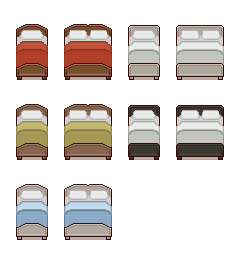
#> input picture ASSETS DESCARGADOS/ORGANIZADO/combinaciones/A_evolucion_recomendada/01_interiores/20/beds_BR.png, 231 x 256 px, found by its file name
$ python build-interior-assets.py
#> lines starting #> are read from the running program, lines starting #| are printed output that depends on the picture
"""Curate native Bitglow interior sprites into one runtime atlas (requires Pillow).

Run from any directory: python3 scripts/build-interior-assets.py
Source coordinates are explicit: never slice an entire sheet into arbitrary tiles.
No recolouring or scaling; original licenses stay beside the atlas.
"""
import json
import math
from pathlib import Path
from PIL import Image

ROOT = Path(__file__).resolve().parents[1]
SOURCE = ROOT / 'ASSETS DESCARGADOS/ORGANIZADO/biblioteca/02_interiores'
DEST = ROOT / 'src/assets/interiors'
SHEETS = {
    'beds': '20/beds_BR.png', 'wardrobes': '20/wardrobes_BR.png',
    'bedroom': '20/decorations_BR.png', 'living': '21/livingroom_LRK.png',
    'decor': '21/decorations_LRK.png', 'shelves': '21/cabinets_LRK.png',
    'kitchen': '21/kitchen_LRK.png', 'bath': '19/fixtures_BA.png',
    'bathstore': '19/cabinets_BA.png', 'textiles': '19/textiles_BA.png',
}
pieces = []


def add(key, name, cat, kind, price, sheet, rect, *, w=None, h=1, style='cozy', **extra):
    width, height = rect[2:]
    piece = dict(id='interior_' + key, name=name, cat=cat, kind=kind, price=price,
                 style=style, w=w or math.ceil(width / 16), h=h, sh=max(height, h * 16),
                 frames=[dict(sheet=SHEETS[sheet], rect=list(rect))], **extra)
    pieces.append(piece)
    return piece


# Bedroom: all ten complete beds, closed/open wardrobes, drawers and vanities.
for row, color in enumerate(['terracota', 'oliva', 'celeste']):
    for col, (x, width, label) in enumerate([(16, 32, 'individual'), (64, 48, 'doble')]):
        add(f'bed_{color}_{col}', f'Cama {label} {color}', 'bedroom', 'bed', 280 + col * 120,
            'beds', (x, 24 + row * 80, width, 56), h=3)
for row in range(2):
    for x, width, label in [(128, 32, 'individual'), (176, 48, 'doble')]:
        add(f'bed_white_{row}_{width}', f'Cama {label} blanca · modelo {row + 1}',
            'bedroom', 'bed', 300 if width == 32 else 420,
            'beds', (x, 24 + row * 80, width, 56), h=3, style='minimal')
add('futon_rose', 'Futón de tela terracota', 'bedroom', 'futon', 200, 'beds', (16, 38, 32, 40), h=2, walkable=True, style='japanese')
add('futon_blue', 'Futón de tela celeste', 'bedroom', 'futon', 200, 'beds', (16, 198, 32, 40), h=2, walkable=True, style='japanese')
for row, color in enumerate(['nogal', 'madera', 'blanco']):
    for opened, x, width in [(False, 16, 48), (True, 80, 64)]:
        add(f'wardrobe_{row}_{int(opened)}', f'Ropero {color}' + (' abierto' if opened else ''),
            'bedroom', 'wardrobe', 320, 'wardrobes', (x, 32 + row * 80, width, 66 if opened else 64), h=2)
    for col, x in enumerate([208, 272]):
        for model, y in enumerate([24, 72]):
            add(f'dresser_{row}_{col}_{model}', f'Cómoda {color} · modelo {col * 2 + model + 1}',
                'bedroom', 'chest', 160, 'wardrobes', (x, y + row * 96, 48, 40))
    for model, rect in enumerate([(160, 20 + row * 96, 16, 20), (177, 20 + row * 96, 14, 20),
                                  (160, 52 + row * 96, 32, 20), (160, 84 + row * 96, 32, 20)]):
        add(f'nightstand_{row}_{model}', f'Mesita de luz {color} · modelo {model + 1}',
            'bedroom', 'chest', 70, 'wardrobes', rect)
    add(f'vanity_{row}', f'Tocador {color}', 'bedroom', 'desk', 220,
        'wardrobes', (16 + row * 48, 304, 32, 44))
add('bed_bench', 'Banquito al pie de cama', 'bedroom', 'bench', 80, 'wardrobes', (24, 280, 32, 16))
add('bed_rug_oval', 'Alfombra ovalada crema', 'rug', 'rug', 120, 'bedroom', (16, 128, 64, 48), h=3, walkable=True)
add('bed_rug_blue', 'Alfombra azul tejida', 'rug', 'rug', 140, 'bedroom', (94, 128, 68, 48), h=3, walkable=True)
add('bed_landscape', 'Cuadro del amanecer', 'wall', 'painting', 100, 'bedroom', (132, 19, 40, 26), wall=True)
add('bed_clock', 'Reloj pequeño de pared', 'wall', 'clock', 65, 'bedroom', (98, 29, 12, 12), wall=True)
for i, rect in enumerate([(98, 53, 12, 19), (114, 53, 12, 19), (131, 57, 10, 15)]):
    add(f'bed_lamp_{i}', ['Velador crema', 'Velador rosa', 'Velador pequeño'][i],
        'light', 'tablelamp', 65, 'bedroom', rect, light='#f4d68c')
add('bed_candles', 'Velas del dormitorio', 'light', 'candles', 50, 'bedroom', (145, 55, 16, 17), light='#f4c070')
add('bed_fairy_lights', 'Guirnalda cálida', 'wall', 'garland', 95, 'bedroom', (96, 80, 44, 28), wall=True, light='#f4d68c')
for i, x in enumerate([142, 160]):
    add(f'bed_mirror_{i}', ['Espejo ovalado dorado', 'Espejo ovalado blanco'][i],
        'wall', 'painting', 85, 'bedroom', (x, 80, 16, 32), wall=True)

# Living room: complete orientations belong to one item, not four duplicate purchases.
for row, color in enumerate(['crema', 'gris']):
    y = row * 64
    sofa = add(f'sofa_{row}', f'Sofá {color}', 'bedroom', 'bench', 260,
               'living', (16, 32 + y, 48, 32), h=2, rotatable=True)
    sofa['frames'] += [dict(sheet=SHEETS['living'], rect=r) for r in
                       [[192, 16 + y, 32, 48], [80, 32 + y, 48, 32], [144, 16 + y, 32, 48]]]
    sofa['sh'] = 48
    chair = add(f'armchair_{row}', f'Sillón {color}', 'bedroom', 'bench', 170,
                'living', (240, 32 + y, 32, 32), h=2, rotatable=True)
    chair['frames'] += [dict(sheet=SHEETS['living'], rect=r) for r in
                        [[384, 32 + y, 32, 33], [288, 32 + y, 32, 32], [336, 32 + y, 32, 33]]]
    chair['sh'] = 33
    for model, rect in enumerate([(432, 16 + y, 32, 48), (480, 16 + y, 32, 48),
                                  (528, 16 + y, 32, 48), (576, 16 + y, 32, 48)]):
        # The fire is part of the original static art, not a new gameplay system.
        add(f'fireplace_{row}_{model}', f'Chimenea {color}' + (' encendida' if model % 2 else '') + f' · {model // 2 + 1}',
            'special', 'stove', 280, 'living', rect, **({'light': '#f4b070'} if model % 2 else {}))
for label, x, basey, round_table, color in [('oak', 16, 160, False, 'roble'), ('walnut', 288, 160, False, 'nogal'),
                                          ('white_round', 16, 208, True, 'blanca'), ('brown_round', 224, 208, True, 'marrón')]:
    table = add(f'table_{label}', f'Mesa {"redonda " if round_table else "de "}{color}', 'restaurant',
        'roundtable' if round_table else 'table', 120 if round_table else 180, 'living',
        (x, basey, 32 if round_table else 48, 32), h=2)
    if not round_table:
        side = [80 if label == 'oak' else 352, 144, 32, 48]
        front = table['frames'][0].copy()
        table['frames'] += [dict(sheet=SHEETS['living'], rect=side), front, dict(sheet=SHEETS['living'], rect=side)]
        table['rotatable'] = True
        table['sh'] = 48
for name, x, y in [('oak', 128, 144), ('walnut', 416, 144), ('white', 64, 208), ('brown', 272, 208)]:
    chair = add(f'chair_{name}', 'Silla ' + {'oak': 'roble', 'walnut': 'nogal', 'white': 'blanca', 'brown': 'marrón'}[name],
                'restaurant', 'chair', 65, 'living', (x, y, 16, 32), rotatable=True, sit=True)
    chair['frames'] += [dict(sheet=SHEETS['living'], rect=r) for r in
                        [[x + 72, y, 16, 32], [x + 24, y, 16, 32], [x + 48, y, 16, 32]]]
for i, rect in enumerate([(16, 256, 64, 32), (96, 256, 32, 64), (144, 256, 64, 32), (224, 256, 32, 64),
                          (272, 256, 16, 64), (304, 256, 16, 64), (336, 256, 64, 16), (336, 288, 64, 16),
                          (416, 256, 48, 32), (464, 288, 32, 32), (416, 320, 48, 32), (464, 352, 32, 32),
                          (16, 336, 64, 32), (96, 336, 32, 64), (144, 336, 64, 32), (224, 336, 32, 64)]):
    add(f'living_rug_{i}', f'Alfombra de salón · diseño {i + 1}', 'rug', 'rug', 90 + i % 4 * 15,
        'living', rect, h=math.ceil(rect[3] / 16), walkable=True)
for i, rect in enumerate([(312, 350, 32, 6), (358, 342, 36, 20), (312, 382, 32, 6), (358, 374, 36, 20)]):
    add(f'wall_shelf_{i}', ['Estante blanco', 'Pantalla de pared', 'Estante negro', 'Pantalla azul'][i],
        'wall', 'painting', 90, 'living', rect, wall=True)

# Lamps, flowers and small decorations.
for i, x in enumerate([16, 48, 80]):
    add(f'floor_lamp_{i}', ['Lámpara trípode', 'Lámpara de pie crema', 'Lámpara de pie redonda'][i],
        'light', 'floorlamp', 130, 'decor', (x, 15, 16, 48), light='#f4d68c')
for i, x in enumerate([120, 152]):
    add(f'table_lamp_{i}', ['Lámpara de mesa redonda', 'Lámpara de mesa crema'][i],
        'light', 'tablelamp', 75, 'decor', (x, 22, 16, 25), light='#f4d68c')
for i, rect in enumerate([(16, 80, 16, 32), (48, 80, 16, 32), (80, 80, 16, 32),
                          (16, 128, 16, 16), (48, 120, 16, 24), (64, 120, 16, 24), (80, 120, 16, 24)]):
    add(f'plant_{i}', ['Monstera de interior', 'Maceta de hojas finas', 'Arbusto redondo', 'Jarrón con flores',
                      'Jarrón alto crema', 'Jarrón fino', 'Florero pequeño'][i],
        'plant', 'plant' if i < 3 else 'vase', 60 + i % 3 * 20, 'decor', rect)
add('wall_art_warm', 'Cuadro de casitas', 'wall', 'painting', 100, 'decor', (112, 64, 32, 16), wall=True)
add('wall_art_blue', 'Cuadro azul', 'wall', 'painting', 100, 'decor', (112, 96, 32, 16), wall=True)
add('grandfather_clock', 'Reloj de péndulo', 'bedroom', 'clock', 200, 'decor', (160, 64, 16, 48))
add('wall_clock', 'Reloj de salón', 'wall', 'clock', 70, 'decor', (160, 128, 16, 16), wall=True)

# Native front-facing bookcases, display cabinets and storage modules, in three woods.
for row, color in enumerate(['miel', 'nogal', 'blanco']):
    y = row * 128
    for model, x in enumerate([16, 80, 208]):
        add(f'bookcase_{row}_{model}', f'Biblioteca {color} · modelo {model + 1}',
            'bedroom', 'shelf', 220, 'shelves', (x, 16 + y, 48, 48), h=2, likes=['rigg'])
    for model, x in enumerate([16, 80, 208]):
        add(f'cabinet_{row}_{model}', f'Aparador {color} · modelo {model + 1}',
            'bedroom', 'wardrobe', 200, 'shelves', (x, 80 + y, 48, 48), h=2)
    add(f'low_shelf_{row}', f'Biblioteca baja {color}', 'bedroom', 'shelf', 150,
        'shelves', (336, 32 + y, 48, 32), likes=['rigg'])
    add(f'wall_cabinet_{row}', f'Alacena {color}', 'wall', 'shelf', 140,
        'shelves', (528, 32 + y, 48, 32), wall=True)
    add(f'writing_desk_{row}', f'Escritorio {color}', 'bedroom', 'desk', 240,
        'shelves', (624, 32 + y, 48, 32), likes=['rigg'])

# Kitchen: appliances and independently usable modules, not entire sample rooms.
for row, color in enumerate(['crema', 'oliva', 'blanco']):
    y = row * 128
    add(f'kitchen_sink_{row}', f'Mueble con pileta {color}', 'kitchen', 'sink', 180,
        'kitchen', (48, 16 + y, 64, 48), h=2)
    add(f'kitchen_counter_{row}', f'Mesada {color}', 'kitchen', 'wardrobe', 120,
        'kitchen', (48, 80 + y, 64, 48), h=2)
    for lit, x in [(False, 192), (True, 240)]:
        add(f'oven_{row}_{int(lit)}', f'Horno {color}' + (' encendido' if lit else ''),
            'kitchen', 'stove', 210, 'kitchen', (x, 80 + y, 32, 48), h=2)
    add(f'fridge_{row}', f'Heladera {color}', 'kitchen', 'fridge', 260,
        'kitchen', (352, 16 + y, 32 if row < 2 else 48, 64), h=2)

# Bathroom: complete fixtures, cabinets, mats and curtains.
for filled, y in [(False, 16), (True, 64)]:
    add(f'bathtub_{int(filled)}', 'Bañera' + (' con agua' if filled else ' vacía'),
        'bath', 'sink', 240, 'bath', (14, y, 66, 32), h=2)
    add(f'washbasin_{int(filled)}', 'Lavamanos' + (' azul' if filled else ' blanco'),
        'bath', 'sink', 110, 'bath', (104, y - 3, 34, 24))
add('toilet', 'Inodoro blanco', 'bath', 'stool', 120, 'bath', (164, 16, 24, 44), h=2)
for row, color in enumerate(['madera', 'nogal', 'blanco']):
    add(f'bath_drawer_{row}', f'Mueble de baño {color}', 'bath', 'chest', 95,
        'bathstore', (16, 12 + row * 32, 32, 20))
    add(f'bath_cabinet_{row}', f'Armario de baño {color}', 'bath', 'wardrobe', 140,
        'bathstore', (64 + row * 32, 16, 16, 48))
for i, rect in enumerate([(16, 32, 32, 16), (64, 24, 32, 24), (16, 64, 64, 32),
                          (112, 32, 32, 16), (160, 24, 32, 24), (112, 64, 64, 32),
                          (208, 32, 32, 16), (256, 24, 32, 24), (208, 64, 64, 32)]):
    add(f'bath_mat_{i}', f'Alfombra de baño · diseño {i + 1}', 'rug', 'rug', 55,
        'textiles', rect, h=math.ceil(rect[3] / 16), walkable=True)
for i, x in enumerate([24, 72, 120]):
    add(f'bath_curtain_{i}', ['Cortina crema', 'Cortina rosa', 'Cortina celeste'][i],
        'wall', 'painting', 80, 'textiles', (x, 112, 40, 48), wall=True)


def main():
    DEST.mkdir(parents=True, exist_ok=True)
    atlas = Image.new('RGBA', (1024, 1024))
#> atlas: PIL image 1024x1024 RGBA; every value is 0
    x, y, row_h = 1, 1, 0
    seen = set()
    for piece in pieces:
        assert piece['id'] not in seen, piece['id']
        seen.add(piece['id'])
        for frame in piece['frames']:
            image = Image.open(SOURCE / frame['sheet']).convert('RGBA')
#> image is the input picture: PIL image 231x256 RGBA; mean R, G, B, A 57.8, 50.6, 46.7, 91.9
            sx, sy, w, h = frame['rect']
            assert sx >= 0 and sy >= 0 and sx + w <= image.width and sy + h <= image.height, frame
            crop = image.crop((sx, sy, sx + w, sy + h))
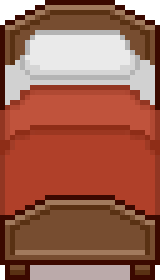
#> crop: PIL image 32x56 RGBA (shown 5 times larger); mean R, G, B, A 146.5, 85.7, 67.7, 241.5; transparent parts drawn white
            assert crop.getbbox() is not None, frame
            if x + w + 1 > atlas.width:
                x, y, row_h = 1, y + row_h + 2, 0
            assert y + h + 1 <= atlas.height
            atlas.paste(crop, (x, y))
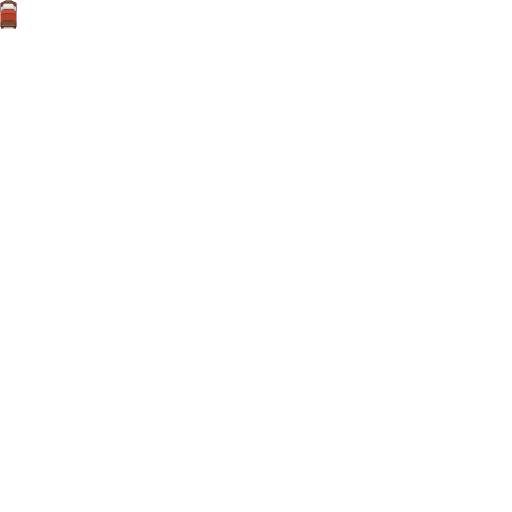
#> atlas: PIL image 1024x1024 RGBA (shown at 1/2 size); mean R, G, B, A 0.3, 0.1, 0.1, 0.4; transparent parts drawn white
            frame['atlas'] = dict(x=x, y=y, w=w, h=h)
            x += w + 2
            row_h = max(row_h, h)
    # Power-of-two height: the GPU uploads only the part actually used.
    height = 2 ** math.ceil(math.log2(y + row_h + 1))
    atlas = atlas.crop((0, 0, 1024, height))
    atlas.save(DEST / 'atlas.png', optimize=True)
    catalog = dict(author='Bitglow', packs=[19, 20, 21], width=atlas.width, height=atlas.height, pieces=pieces)
    (DEST / 'catalog.json').write_text(json.dumps(catalog, ensure_ascii=False, indent=2) + '\n')
    (DEST / 'Bitglow-license.txt').write_bytes((SOURCE / '20/license.txt').read_bytes())
    print(f'{len(pieces)} items, {sum(len(p["frames"]) for p in pieces)} frames, {atlas.width}x{atlas.height} atlas')


if __name__ == '__main__':
#> (the run stopped early here; a loop or call above may not have finished)
